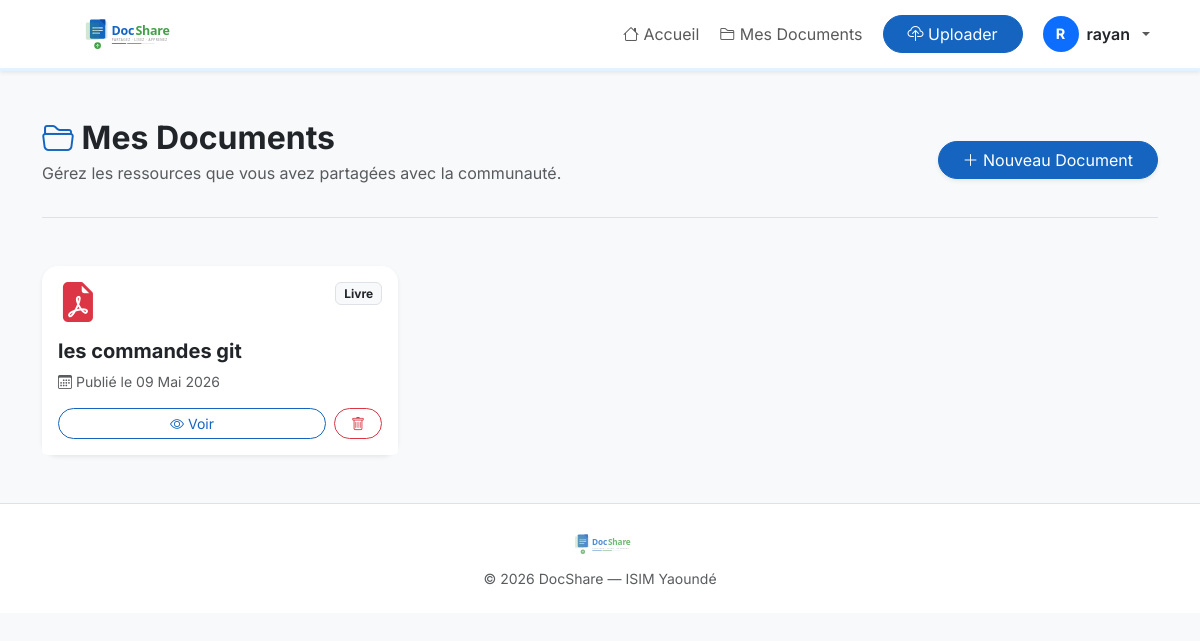
The page /mes-documents/ (signed in) on the database its author committed.
### core/models.py (models this page shows, shortened)
class Document(models.Model):
    titre = models.CharField(max_length=255)
    description = models.TextField(blank=True)
    fichier = models.FileField(upload_to='documents/')
    categorie = models.CharField(max_length=100)
    auteur = models.ForeignKey(User, on_delete=models.CASCADE)
    date_upload = models.DateTimeField(auto_now_add=True)

### core/views.py (the view)
# urls.py: path('mes-documents/', views.mes_documents, name='mes_documents'),
@login_required(login_url='login')
def mes_documents(request):
    documents = Document.objects.filter(auteur=request.user).order_by('-date_upload')
    paginator = Paginator(documents, 12)
    page_num = request.GET.get('page', 1)
    documents_page = paginator.get_page(page_num)
    return render(request, 'core/mes_documents.html', {
        'documents': documents_page,
        'categories': CATEGORIES,
    })

### core/templates/core/mes_documents.html (shortened to what this page needs)
{% extends 'core/base.html' %}
{% load static %}
{% block content %}
<div class="container my-5 fade-in">
    <div class="d-flex flex-column flex-md-row justify-content-between align-items-md-center mb-4 pb-3 border-bottom">
        <div>
            <h2 class="fw-bold text-dark mb-0"><i class="bi bi-folder2-open text-primary"></i> Mes Documents</h2>
            <p class="text-muted mt-1">Gérez les ressources que vous avez partagées avec la communauté.</p>
        </div>
        <div class="mt-3 mt-md-0">
            <a href="{% url 'uploader_document' %}" class="btn btn-primary rounded-pill px-4 shadow-sm">
                <i class="bi bi-plus-lg"></i> Nouveau Document
            </a>
        </div>
    </div>
    <div class="row g-4 mt-2">
        {% for doc in documents %}
        <div class="col-md-6 col-lg-4">
            <div class="card h-100 shadow-sm border-0 rounded-4 doc-card-hover">
                <div class="card-body">
                    <div class="d-flex justify-content-between align-items-start mb-3">
                        <div class="text-primary" style="font-size: 2.5rem; line-height: 1;">
                            {% if '.pdf' in doc.fichier.name|lower %}
                                <i class="bi bi-file-earmark-pdf-fill text-danger"></i>
                            {% elif '.doc' in doc.fichier.name|lower %}
                                <i class="bi bi-file-earmark-word-fill text-primary"></i>
                            {% else %}
                                <i class="bi bi-file-earmark-text-fill text-secondary"></i>
                            {% endif %}
                        </div>
                        <span class="badge bg-light text-dark border">{{ doc.categorie }}</span>
                    </div>
                    <h5 class="card-title fw-bold text-truncate" title="{{ doc.titre }}">{{ doc.titre }}</h5>
                    <p class="card-text text-muted small mb-0"><i class="bi bi-calendar3"></i> Publié le {{ doc.date_upload|date:"d M Y" }}</p>
                </div>
                <div class="card-footer bg-white border-top-0 pt-0 d-flex justify-content-between gap-2 pb-3">
                    <a href="{% url 'lire_document' doc.id %}" class="btn btn-outline-primary btn-sm flex-grow-1 rounded-pill">
                        <i class="bi bi-eye"></i> Voir
                    </a>
                    <a href="{% url 'supprimer_document' doc.id %}" class="btn btn-outline-danger btn-sm rounded-pill px-3" title="Supprimer">
                        <i class="bi bi-trash"></i>
                    </a>
                </div>
            </div>
        </div>
        {% endfor %}
    </div>
</div>
{% endblock %}

### core/templates/core/base.html (shortened to what this page needs)
{% load static %}
<!DOCTYPE html>
<html lang="fr">
<head>
    <link href="https://cdn.jsdelivr.net/npm/bootstrap@5.3.2/dist/css/bootstrap.min.css" rel="stylesheet">
    <link rel="stylesheet" href="https://cdn.jsdelivr.net/npm/bootstrap-icons@1.11.1/font/bootstrap-icons.css">
    <link rel="stylesheet" href="{% static 'css/home.css' %}">
</head>
<body>
    <nav class="navbar navbar-expand-lg navbar-light bg-white shadow-sm sticky-top">
        <div class="container">
            <a class="navbar-brand p-0" href="{% url 'home' %}">
                <img src="{% static 'images/docshare_logo.svg' %}" alt="DocShare" height="50">
            </a>
            <div class="collapse navbar-collapse justify-content-end" id="navbarNav">
                <ul class="navbar-nav align-items-center gap-1">
                    <li class="nav-item">
                        <a class="nav-link" href="{% url 'home' %}"><i class="bi bi-house"></i> Accueil</a>
                    </li>
                    {% if user.is_authenticated %}
                    <li class="nav-item">
                        <a class="nav-link" href="{% url 'mes_documents' %}"><i class="bi bi-folder2"></i> Mes
                            Documents</a>
                    </li>
                    <li class="nav-item">
                        <a class="btn btn-primary rounded-pill px-4 ms-2" href="{% url 'uploader_document' %}">
                            <i class="bi bi-cloud-upload"></i> Uploader
                        </a>
                    </li>
                    <li class="nav-item dropdown ms-2">
                        <a class="nav-link dropdown-toggle d-flex align-items-center gap-2" href="#" id="userDropdown"
                            role="button" data-bs-toggle="dropdown" aria-expanded="false">
                            <span
                                class="bg-primary text-white rounded-circle d-flex align-items-center justify-content-center fw-bold"
                                style="width:36px;height:36px;font-size:0.9rem;">
                                {{ user.username|slice:":1"|upper }}
                            </span>
                            <span class="fw-semibold text-dark">{{ user.username }}</span>
                        </a>
                    </li>
                    {% endif %}
                </ul>
            </div>
        </div>
    </nav>
    {% block content %}{% endblock %}
    <footer class="bg-white text-center py-4 mt-5 border-top">
        <div class="container">
            <img src="{% static 'images/docshare_logo.svg' %}" alt="DocShare" height="32" class="mb-2 opacity-75">
            <p class="mb-0 text-muted small">© 2026 DocShare — ISIM Yaoundé</p>
        </div>
    </footer>
</body>
</html>

### static/css/home.css (style rules this page uses)
:root { --primary: #1565C0; --primary-dark: #0D47A1; --primary-light: #E3F2FD; --accent: #43A047; --accent-dark: #2E7D32; --accent-light: #E8F5E9; --text: #212529; --text-muted: #6c757d; --bg: #f8f9fa; --white: #ffffff; --border: #dee2e6; --radius: 10px; }
body { font-family: 'Segoe UI', Tahoma, Geneva, Verdana, sans-serif; background-color: var(--bg); color: var(--text); }
.navbar { border-bottom: 3px solid var(--primary-light); }
.navbar-brand img { height: 48px; width: auto; }
.btn-primary { background-color: var(--primary) !important; border-color: var(--primary) !important; }
.btn-outline-primary { color: var(--primary) !important; border-color: var(--primary) !important; }
.text-primary { color: var(--primary) !important; }
a { color: var(--primary); }

### core/templates/core/base.html (style rules this page uses)
body { font-family: 'Inter', 'Segoe UI', sans-serif; background-color: #f8f9fa; }
.fade-in { opacity: 0; transform: translateY(20px); transition: opacity 0.6s ease-out, transform 0.6s ease-out; }
.fade-in.visible { opacity: 1; transform: translateY(0); }

### core/templates/core/mes_documents.html (style rules this page uses)
.doc-card-hover { transition: transform 0.2s ease, box-shadow 0.2s ease; }

### rows shown on the page
Document: categorie "Livre", titre "les commandes git", date_upload "09 Mai 2026"

### other values the page prints
{{ user.username|slice:":1"|upper }} "R"
{{ user.username }} "rayan"
